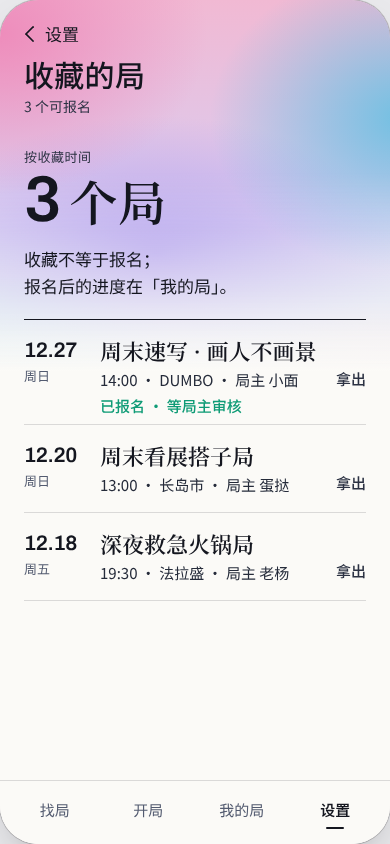
#> input picture settings-r2/evidence/lead/stage2-wip2/s-fav/S01.png, 390 x 844 px, found by its file name
$ python tile.py
#> lines starting #> are read from the running program, lines starting #| are printed output that depends on the picture
import sys
from PIL import Image, ImageOps
fs=["settings-r2/evidence/lead/stage2-wip2/s-appearance-preview/S01.png","settings-r2/evidence/lead/stage2-wip2/s-appearance-preview/S02.png","settings-r2/evidence/lead/stage2-wip2/s-appearance-preview/S03.png","settings-r2/evidence/lead/stage2-wip2/s-appearance-preview/S04.png","settings-r2/evidence/lead/stage2-wip2/s-appearance-preview/S05.png","settings-r2/evidence/lead/stage2-wip2/s-appearance-preview/S06.png","settings-r2/evidence/lead/stage2-wip2/s-appearance-preview/S07.png","settings-r2/evidence/lead/stage2-wip2/s-appearance-preview/S08.png","settings-r2/evidence/lead/stage2-wip2/s-appearance-preview/S09.png","settings-r2/evidence/lead/stage2-wip2/s-appearance-preview/S10.png"]
ims=[Image.open(f).convert('RGB') for f in fs]
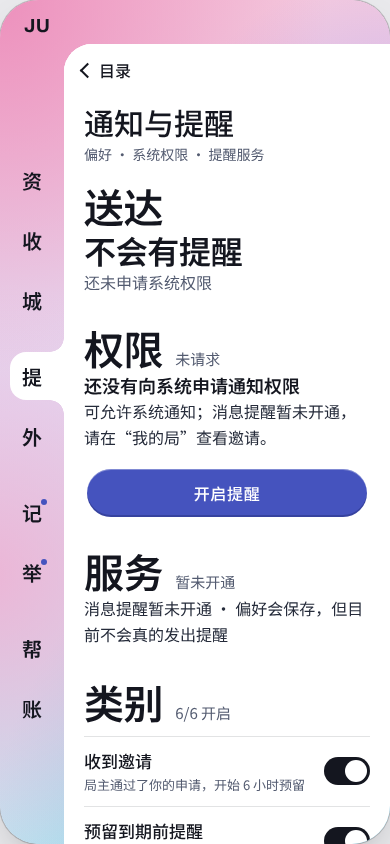
#> input picture settings-r2/evidence/lead/stage2-wip2/s-notify/S02.png, 390 x 844 px, found by its file name
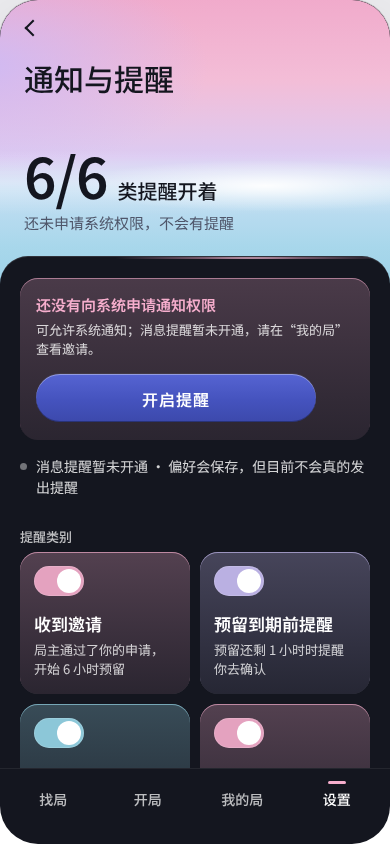
#> input picture settings-r2/evidence/lead/stage2-wip2/s-notify/S03.png, 390 x 844 px, found by its file name
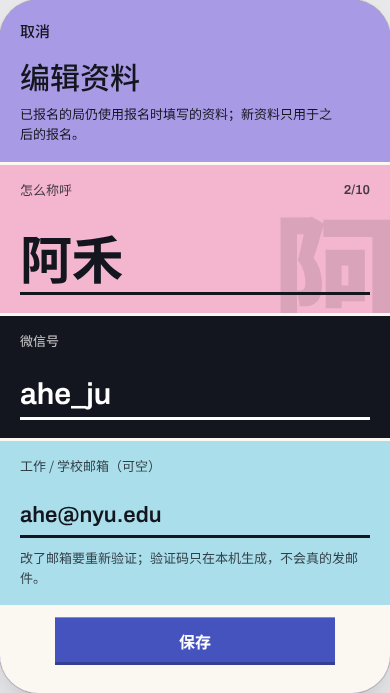
#> input picture settings-r2/evidence/lead/short-693/s-profile-edit/S04.png, 390 x 693 px, found by its file name
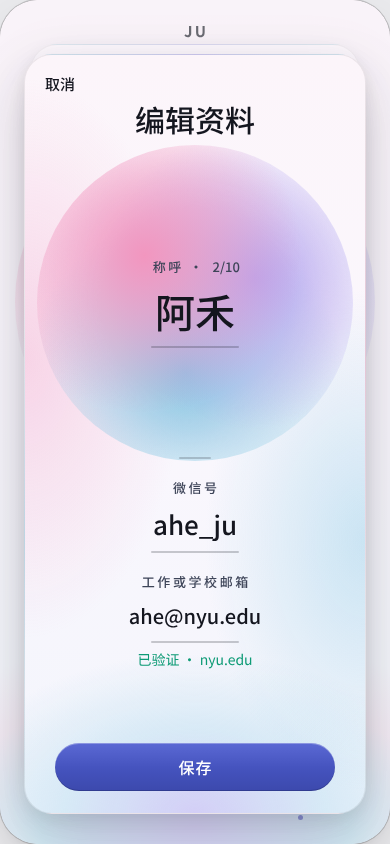
#> input picture settings-r2/evidence/lead/stage2-wip2/s-profile-edit/S05.png, 390 x 844 px, found by its file name
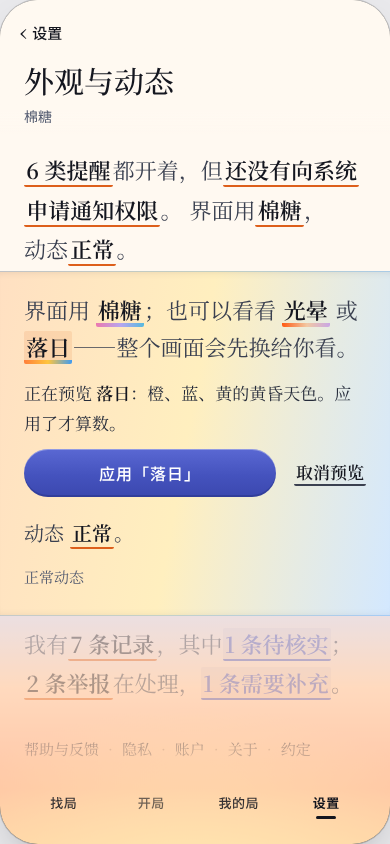
#> input picture settings-r2/evidence/lead/stage2-wip2/s-appearance-preview/S06.png, 390 x 844 px, found by its file name
#> (the run stopped early here; a loop or call above may not have finished)
